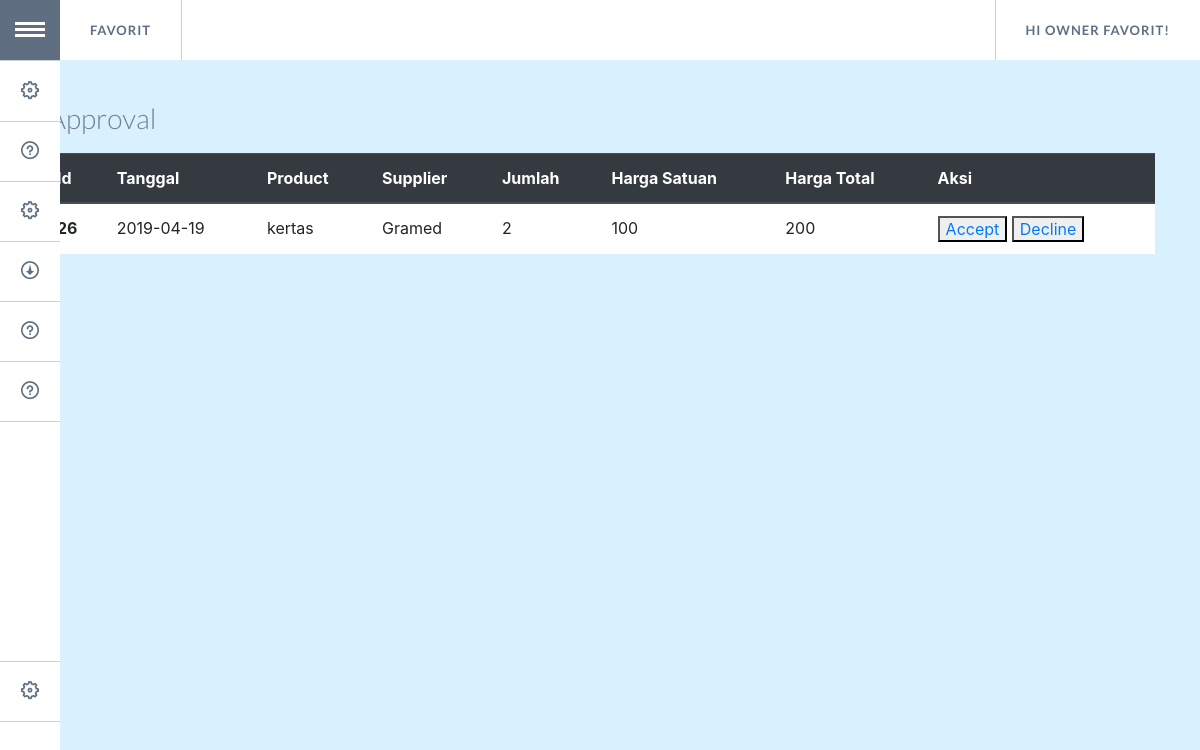
The page /acc.php (signed in) on the database as committed earlier.
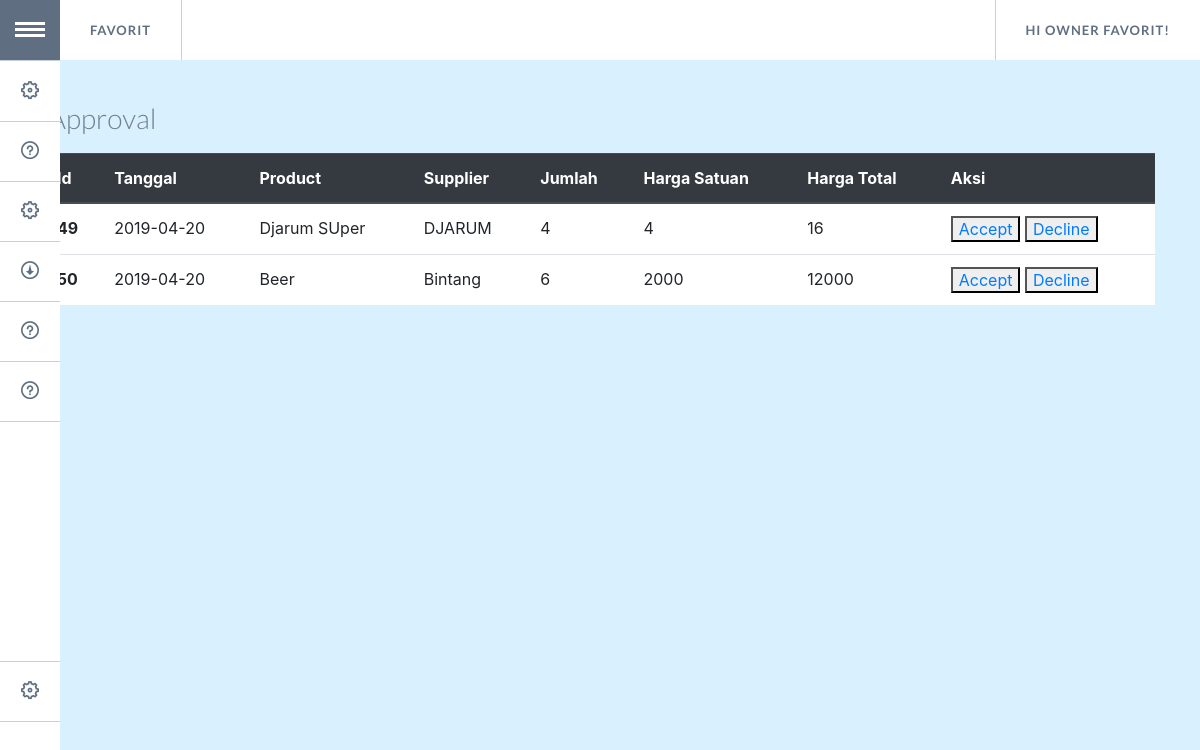
The same page on the database as committed later.
### tables this page shows
CREATE TABLE `user` (
  `id_user` int(20) NOT NULL,
  `username` varchar(20) NOT NULL,
  `password` varchar(10) NOT NULL,
  `nama` varchar(20) NOT NULL
);

CREATE TABLE `purchase_order` (
  `id_demand` int(5) NOT NULL,
  `tgl` date NOT NULL,
  `id_item` int(5) NOT NULL,
  `qty_demand` int(10) NOT NULL,
  `sum_demand` int(20) NOT NULL,
  `status` int(1) NOT NULL
);

CREATE TABLE `product` (
  `id_item` int(5) NOT NULL,
  `id_supplier` int(5) NOT NULL,
  `nama_item` varchar(50) NOT NULL,
  `jumlah_item` int(250) NOT NULL,
  `satuan` varchar(7) NOT NULL,
  `harga_satuan` int(20) NOT NULL
);

CREATE TABLE `suppliers` (
  `id_supplier` int(5) NOT NULL,
  `nama_supplier` varchar(40) NOT NULL,
  `email` varchar(60) DEFAULT NULL,
  `alamat` varchar(100) DEFAULT NULL,
  `no_hp` int(14) DEFAULT NULL,
  `sisa_tagihan` int(20) DEFAULT NULL
);

### acc.php (the view, shortened to what this page needs)
<!DOCTYPE html>
<html lang="en" class="no-js">
	<head>
        <link rel="stylesheet" href="https://stackpath.bootstrapcdn.com/bootstrap/4.3.1/css/bootstrap.min.css">
		<link rel="stylesheet" type="text/css" href="assets/GoogleNexusWebsiteMenu/css/normalize.css" />
		<link rel="stylesheet" type="text/css" href="assets/GoogleNexusWebsiteMenu/css/style.css" />
		<link rel="stylesheet" type="text/css" href="assets/GoogleNexusWebsiteMenu/css/component.css" />
	</head>
	<body>
	<?php
	include 'koneksi_model.php';
	if (!isset($_SESSION["sukses"]) and !isset($_SESSION["username"]) and !isset($_SESSION["password"])) {
		die("silahkan login <a href='login_page.php'>disini</a>");
	}else
		{
			$sql= "SELECT nama FROM user WHERE username='".$_SESSION["username"]."'";
			$query= mysqli_query($conn,$sql);
			$result= mysqli_fetch_array($query);
			$hello = $result[0];
		}
?>
		<div class="container">
			<ul id="gn-menu" class="gn-menu-main">
				<li class="gn-trigger">
					<a class="gn-icon gn-icon-menu"><span>Menu</span></a>
					<nav class="gn-menu-wrapper">
						<div class="gn-scroller">
							<ul class="gn-menu">
								<li><a class="gn-icon gn-icon-cog" href='request.php'>Purchase Request</a></li>
								<li><a class="gn-icon gn-icon-help"href='acc.php'>Approval</a></li>
								<li><a class="gn-icon gn-icon-cog" href='order.php'>Purchase Order</a></li>
								<li><a class="gn-icon gn-icon-download" href='hutang.php'>Account Payable</a></li>
								<li><a class="gn-icon gn-icon-help" href='supplier.php'>Supplier</a></li>
								<li><a class="gn-icon gn-icon-help" href='produk.php'>Product</a></li>
								<li><br><br><br><br></li>
								<li><a class="gn-icon gn-icon-cog" href='logout.php'>Logout</a></li>
							</ul>
						</div>
					</nav>
				</li>
				<li><a href='mainMenu.php'>Favorit</a></li>
				<li><a><span>Hi <?php echo $hello ?>!</span></a></li>
			</ul>
			<header>
				<h1> <span>Approval</span></h1>
			</header>
			<div>
			<table class="table">
				<thead class="thead-dark">
					<tr>
						<th scope="col">Id</th>
						<th scope="col">Tanggal</th>
						<th scope="col">Product</th>
						<th scope="col">Supplier</th>
						<th scope="col">Jumlah</th>
						<th scope="col">Harga Satuan</th>
						<th scope="col">Harga Total</th>
						<th scope="col">Aksi</th>
					</tr>
				</thead>
			<?php
				$sql3= "SELECT purchase_order.id_demand,purchase_order.tgl,product.nama_item,suppliers.nama_supplier,purchase_order.qty_demand,product.harga_satuan,purchase_order.sum_demand FROM purchase_order LEFT JOIN product ON purchase_order.id_item =product.id_item LEFT JOIN suppliers ON product.id_supplier=suppliers.id_supplier WHERE purchase_order.status=0";
				$query3= mysqli_query($conn,$sql3);
				while ($hsl3= mysqli_fetch_assoc($query3)){
			?>
				<tr>
					<th style="background: white" scope ="row"><?php echo $hsl3['id_demand'];?></th>
					<td style="background: white"><?php echo $hsl3['tgl'];?></td>
					<td style="background: white"><?php echo $hsl3['nama_item'];?></td>
					<td style="background: white"><?php echo $hsl3['nama_supplier'];?></td>
					<td style="background: white"><?php echo $hsl3['qty_demand'];?></td>
					<td style="background: white"><?php echo $hsl3['harga_satuan'];?></td>
					<td style="background: white"><?php echo $hsl3['sum_demand'];?></td>
					<td style="background: white"><?php echo"<button><a href='acc_btn.php?id=$hsl3[id_demand]'>Accept</a></button>
				<button><a href='acc_dec_btn.php?id=$hsl3[id_demand]'>Decline</a></button></td>";?>
				</tr>
			<?php
				}
			?>
			</table>
			</div>
		</div>
</body>
</html>

### assets/GoogleNexusWebsiteMenu/css/style.css (style rules this page uses)
body { background: #d9f1ff; }
.container > header, .codrops-top { color: #fff; font-family: 'Lato', Arial, sans-serif; }
.container > header { padding-top: 100px; }
.container > header h1 { font-size: 3.2em; line-height: 1.3; margin: 0; font-weight: 300; }
.container > header span { display: block; font-size: 55%; color: #74818e; padding: 0 0 0.6em 0.1em; }

Rows that differ between the two databases and show on the page:
removed purchase_order: id_demand "26", tgl "2019-04-19", id_item.nama_item "kertas", suppliers.nama_supplier "Gramed", qty_demand "2", id_item.harga_satuan "100", sum_demand "200"
added purchase_order: id_demand "49", tgl "2019-04-20", id_item.nama_item "Djarum SUper", suppliers.nama_supplier "DJARUM", qty_demand "4", id_item.harga_satuan "4", sum_demand "16"
added purchase_order: id_demand "50", tgl "2019-04-20", id_item.nama_item "Beer", suppliers.nama_supplier "Bintang", qty_demand "6", id_item.harga_satuan "2000", sum_demand "12000"
